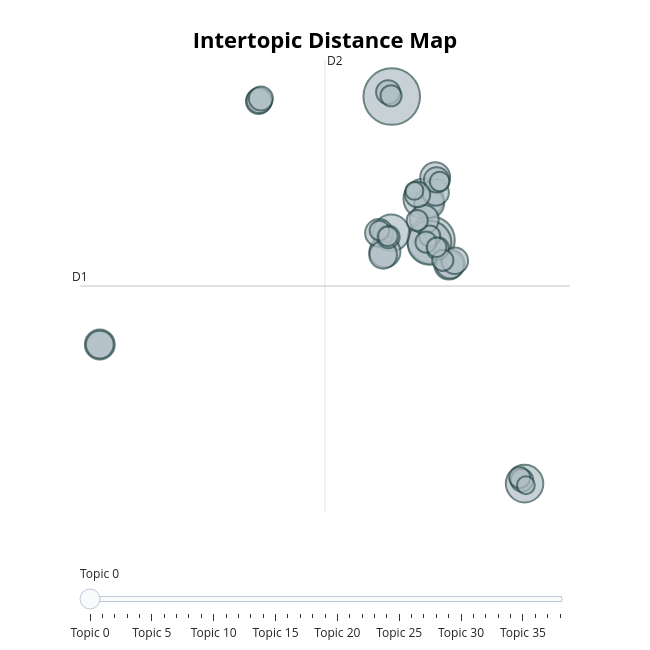

Source (notebook cell):
### Code cell
q1_topic_model.visualize_topics()

### Figure 1 — Plotly figure (JSON) as saved in the notebook; plotly's stock layout.template omitted (floating-point values rounded to 4 significant figures)
{"data": [{"customdata": [[0, "Topic: Scientific investigation process", 50], [1, "Understanding scientific investigation", 35], [2, "Perspective on Scientific Process", 30], [3, "Process of Scientific Investigation", 25], [4, "Research and consumer perspectives", 22], [5, "Perspective on Scientific Investigation", 21], [6, "Research vs Public Perspective on Data Analysis", 15], [7, "Psychology research process", 14], [8, "Processes of Scientific Investigation", 14], [9, "Topic: Process of Scientific Investigation", 14], [10, "Statistical Hypothesis Testing Process", 13], [11, "Understanding scientific investigation", 13], [12, "Research process insights", 13], [13, "Researcher vs. Public Data Perception", 12], [14, "Scientific process definition", 12], [15, "Topic: Perspective of Research vs. General Public", 12], [16, "Conducting Scientific Research", 11], [17, "Scientific Investigation Procedure", 11], [18, "Topic: Understanding scientific investigation", 10], [19, "Process of Scientific Investigation", 10], [20, "Understanding Scientific Process", 10], [21, "Perception of Science Process", 10], [22, "Science process perception gap", 9], [23, "Scientific research process", 9], [24, "Consumer perception vs. researcher process", 8], [25, "Scientific research methods", 8], [26, "Researcher's insight into experiment design", 8], [27, "Process of Scientific Investigation", 7], [28, "Public vs Researcher's View of Scientific Process", 7], [29, "Processes of Scientific Investigation - Public vs Researcher Perspective", 7], [30, "Topic: Understanding science's iterative process", 7], [31, "Scientific results consumption vs. production", 7], [32, "Public's view vs scientist's method in investigation", 7], [33, "Perception of scientific results", 6], [34, "Researcher's Perspective on Scientific Process", 6], [35, "Scientific investigation process", 6], [36, "Public perception of scientific investigation", 6], [37, "Scientific Investigation Process", 5], [38, "Scientific Research Process", 5]], "hovertemplate": "<b>Topic %{customdata[0]}</b><br>%{customdata[1]}<br>Size: %{customdata[2]}", "legendgroup": "", "marker": {"color": "#B0BEC5", "line": {"color": "DarkSlateGrey", "width": 2}, "size": [50, 35, 30, 25, 22, 21, 15, 14, 14, 14, 13, 13, 13, 12, 12, 12, 11, 11, 10, 10, 10, 10, 9, 9, 8, 8, 8, 7, 7, 7, 7, 7, 7, 6, 6, 6, 6, 5, 5], "sizemode": "area", "sizeref": 0.03125, "symbol": "circle"}, "mode": "markers", "name": "", "orientation": "v", "showlegend": false, "type": "scatter", "x": [9.921, 12.36, 12.26, 11.89, 18.16, 9.89, 9.498, 12.62, -8.184, 12.25, 13.46, 11.94, 13.55, 9.131, -8.184, 9.388, 13.83, 12.64, 12.7, 11.52, 1.664, 1.71, 1.807, 9.697, 17.99, 12.77, 9.711, 13.09, 12.28, 12.05, 9.878, 17.86, 11.5, 9.159, 12.89, 12.71, 9.684, 11.33, 18.24], "xaxis": "x", "y": [10.59, 3.357, 3.221, 5.439, -8.922, 3.719, 2.763, 6.522, -1.913, 5.214, 2.096, 4.394, 2.15, 3.716, -1.913, 2.612, 2.313, 5.759, 6.391, 5.654, 10.35, 10.4, 10.49, 10.81, -8.756, 2.939, 3.516, 2.335, 3.561, 3.255, 10.63, -8.617, 4.341, 3.834, 6.306, 2.995, 3.546, 5.836, -9.003], "yaxis": "y"}], "layout": {"annotations": [{"showarrow": false, "text": "D1", "x": -9.411, "y": 1.04, "yshift": 10}, {"showarrow": false, "text": "D2", "x": 5.783, "xshift": 10, "y": 12.43}], "height": 650, "hoverlabel": {"bgcolor": "white", "font": {"family": "Rockwell", "size": 16}}, "legend": {"itemsizing": "constant", "tracegroupgap": 0}, "margin": {"t": 60}, "shapes": [{"line": {"color": "#CFD8DC", "width": 2}, "type": "line", "x0": 5.783, "x1": 5.783, "y0": -10.35, "y1": 12.43}, {"line": {"color": "#9E9E9E", "width": 2}, "type": "line", "x0": -9.411, "x1": 20.98, "y0": 1.04, "y1": 1.04}], "sliders": [{"active": 0, "pad": {"t": 50}, "steps": [{"args": [{"marker.color": [["red", "#B0BEC5", "#B0BEC5", "#B0BEC5", "#B0BEC5", "#B0BEC5", "#B0BEC5", "#B0BEC5", "#B0BEC5", "#B0BEC5", "#B0BEC5", "#B0BEC5", "#B0BEC5", "#B0BEC5", "#B0BEC5", "#B0BEC5", "#B0BEC5", "#B0BEC5", "#B0BEC5", "#B0BEC5", "#B0BEC5", "#B0BEC5", "#B0BEC5", "#B0BEC5", "#B0BEC5", "#B0BEC5", "#B0BEC5", "#B0BEC5", "#B0BEC5", "#B0BEC5", "#B0BEC5", "#B0BEC5", "#B0BEC5", "#B0BEC5", "#B0BEC5", "#B0BEC5", "#B0BEC5", "#B0BEC5", "#B0BEC5"]]}], "label": "Topic 0", "method": "update"}, {"args": [{"marker.color": [["#B0BEC5", "red", "#B0BEC5", "#B0BEC5", "#B0BEC5", "#B0BEC5", "#B0BEC5", "#B0BEC5", "#B0BEC5", "#B0BEC5", "#B0BEC5", "#B0BEC5", "#B0BEC5", "#B0BEC5", "#B0BEC5", "#B0BEC5", "#B0BEC5", "#B0BEC5", "#B0BEC5", "#B0BEC5", "#B0BEC5", "#B0BEC5", "#B0BEC5", "#B0BEC5", "#B0BEC5", "#B0BEC5", "#B0BEC5", "#B0BEC5", "#B0BEC5", "#B0BEC5", "#B0BEC5", "#B0BEC5", "#B0BEC5", "#B0BEC5", "#B0BEC5", "#B0BEC5", "#B0BEC5", "#B0BEC5", "#B0BEC5"]]}], "label": "Topic 1", "method": "update"}, {"args": [{"marker.color": [["#B0BEC5", "#B0BEC5", "red", "#B0BEC5", "#B0BEC5", "#B0BEC5", "#B0BEC5", "#B0BEC5", "#B0BEC5", "#B0BEC5", "#B0BEC5", "#B0BEC5", "#B0BEC5", "#B0BEC5", "#B0BEC5", "#B0BEC5", "#B0BEC5", "#B0BEC5", "#B0BEC5", "#B0BEC5", "#B0BEC5", "#B0BEC5", "#B0BEC5", "#B0BEC5", "#B0BEC5", "#B0BEC5", "#B0BEC5", "#B0BEC5", "#B0BEC5", "#B0BEC5", "#B0BEC5", "#B0BEC5", "#B0BEC5", "#B0BEC5", "#B0BEC5", "#B0BEC5", "#B0BEC5", "#B0BEC5", "#B0BEC5"]]}], "label": "Topic 2", "method": "update"}, {"args": [{"marker.color": [["#B0BEC5", "#B0BEC5", "#B0BEC5", "red", "#B0BEC5", "#B0BEC5", "#B0BEC5", "#B0BEC5", "#B0BEC5", "#B0BEC5", "#B0BEC5", "#B0BEC5", "#B0BEC5", "#B0BEC5", "#B0BEC5", "#B0BEC5", "#B0BEC5", "#B0BEC5", "#B0BEC5", "#B0BEC5", "#B0BEC5", "#B0BEC5", "#B0BEC5", "#B0BEC5", "#B0BEC5", "#B0BEC5", "#B0BEC5", "#B0BEC5", "#B0BEC5", "#B0BEC5", "#B0BEC5", "#B0BEC5", "#B0BEC5", "#B0BEC5", "#B0BEC5", "#B0BEC5", "#B0BEC5", "#B0BEC5", "#B0BEC5"]]}], "label": "Topic 3", "method": "update"}, {"args": [{"marker.color": [["#B0BEC5", "#B0BEC5", "#B0BEC5", "#B0BEC5", "red", "#B0BEC5", "#B0BEC5", "#B0BEC5", "#B0BEC5", "#B0BEC5", "#B0BEC5", "#B0BEC5", "#B0BEC5", "#B0BEC5", "#B0BEC5", "#B0BEC5", "#B0BEC5", "#B0BEC5", "#B0BEC5", "#B0BEC5", "#B0BEC5", "#B0BEC5", "#B0BEC5", "#B0BEC5", "#B0BEC5", "#B0BEC5", "#B0BEC5", "#B0BEC5", "#B0BEC5", "#B0BEC5", "#B0BEC5", "#B0BEC5", "#B0BEC5", "#B0BEC5", "#B0BEC5", "#B0BEC5", "#B0BEC5", "#B0BEC5", "#B0BEC5"]]}], "label": "Topic 4", "method": "update"}, {"args": [{"marker.color": [["#B0BEC5", "#B0BEC5", "#B0BEC5", "#B0BEC5", "#B0BEC5", "red", "#B0BEC5", "#B0BEC5", "#B0BEC5", "#B0BEC5", "#B0BEC5", "#B0BEC5", "#B0BEC5", "#B0BEC5", "#B0BEC5", "#B0BEC5", "#B0BEC5", "#B0BEC5", "#B0BEC5", "#B0BEC5", "#B0BEC5", "#B0BEC5", "#B0BEC5", "#B0BEC5", "#B0BEC5", "#B0BEC5", "#B0BEC5", "#B0BEC5", "#B0BEC5", "#B0BEC5", "#B0BEC5", "#B0BEC5", "#B0BEC5", "#B0BEC5", "#B0BEC5", "#B0BEC5", "#B0BEC5", "#B0BEC5", "#B0BEC5"]]}], "label": "Topic 5", "method": "update"}, {"args": [{"marker.color": [["#B0BEC5", "#B0BEC5", "#B0BEC5", "#B0BEC5", "#B0BEC5", "#B0BEC5", "red", "#B0BEC5", "#B0BEC5", "#B0BEC5", "#B0BEC5", "#B0BEC5", "#B0BEC5", "#B0BEC5", "#B0BEC5", "#B0BEC5", "#B0BEC5", "#B0BEC5", "#B0BEC5", "#B0BEC5", "#B0BEC5", "#B0BEC5", "#B0BEC5", "#B0BEC5", "#B0BEC5", "#B0BEC5", "#B0BEC5", "#B0BEC5", "#B0BEC5", "#B0BEC5", "#B0BEC5", "#B0BEC5", "#B0BEC5", "#B0BEC5", "#B0BEC5", "#B0BEC5", "#B0BEC5", "#B0BEC5", "#B0BEC5"]]}], "label": "Topic 6", "method": "update"}, {"args": [{"marker.color": [["#B0BEC5", "#B0BEC5", "#B0BEC5", "#B0BEC5", "#B0BEC5", "#B0BEC5", "#B0BEC5", "red", "#B0BEC5", "#B0BEC5", "#B0BEC5", "#B0BEC5", "#B0BEC5", "#B0BEC5", "#B0BEC5", "#B0BEC5", "#B0BEC5", "#B0BEC5", "#B0BEC5", "#B0BEC5", "#B0BEC5", "#B0BEC5", "#B0BEC5", "#B0BEC5", "#B0BEC5", "#B0BEC5", "#B0BEC5", "#B0BEC5", "#B0BEC5", "#B0BEC5", "#B0BEC5", "#B0BEC5", "#B0BEC5", "#B0BEC5", "#B0BEC5", "#B0BEC5", "#B0BEC5", "#B0BEC5", "#B0BEC5"]]}], "label": "Topic 7", "method": "update"}, {"args": [{"marker.color": [["#B0BEC5", "#B0BEC5", "#B0BEC5", "#B0BEC5", "#B0BEC5", "#B0BEC5", "#B0BEC5", "#B0BEC5", "red", "#B0BEC5", "#B0BEC5", "#B0BEC5", "#B0BEC5", "#B0BEC5", "#B0BEC5", "#B0BEC5", "#B0BEC5", "#B0BEC5", "#B0BEC5", "#B0BEC5", "#B0BEC5", "#B0BEC5", "#B0BEC5", "#B0BEC5", "#B0BEC5", "#B0BEC5", "#B0BEC5", "#B0BEC5", "#B0BEC5", "#B0BEC5", "#B0BEC5", "#B0BEC5", "#B0BEC5", "#B0BEC5", "#B0BEC5", "#B0BEC5", "#B0BEC5", "#B0BEC5", "#B0BEC5"]]}], "label": "Topic 8", "method": "update"}, {"args": [{"marker.color": [["#B0BEC5", "#B0BEC5", "#B0BEC5", "#B0BEC5", "#B0BEC5", "#B0BEC5", "#B0BEC5", "#B0BEC5", "#B0BEC5", "red", "#B0BEC5", "#B0BEC5", "#B0BEC5", "#B0BEC5", "#B0BEC5", "#B0BEC5", "#B0BEC5", "#B0BEC5", "#B0BEC5", "#B0BEC5", "#B0BEC5", "#B0BEC5", "#B0BEC5", "#B0BEC5", "#B0BEC5", "#B0BEC5", "#B0BEC5", "#B0BEC5", "#B0BEC5", "#B0BEC5", "#B0BEC5", "#B0BEC5", "#B0BEC5", "#B0BEC5", "#B0BEC5", "#B0BEC5", "#B0BEC5", "#B0BEC5", "#B0BEC5"]]}], "label": "Topic 9", "method": "update"}, {"args": [{"marker.color": [["#B0BEC5", "#B0BEC5", "#B0BEC5", "#B0BEC5", "#B0BEC5", "#B0BEC5", "#B0BEC5", "#B0BEC5", "#B0BEC5", "#B0BEC5", "red", "#B0BEC5", "#B0BEC5", "#B0BEC5", "#B0BEC5", "#B0BEC5", "#B0BEC5", "#B0BEC5", "#B0BEC5", "#B0BEC5", "#B0BEC5", "#B0BEC5", "#B0BEC5", "#B0BEC5", "#B0BEC5", "#B0BEC5", "#B0BEC5", "#B0BEC5", "#B0BEC5", "#B0BEC5", "#B0BEC5", "#B0BEC5", "#B0BEC5", "#B0BEC5", "#B0BEC5", "#B0BEC5", "#B0BEC5", "#B0BEC5", "#B0BEC5"]]}], "label": "Topic 10", "method": "update"}, {"args": [{"marker.color": [["#B0BEC5", "#B0BEC5", "#B0BEC5", "#B0BEC5", "#B0BEC5", "#B0BEC5", "#B0BEC5", "#B0BEC5", "#B0BEC5", "#B0BEC5", "#B0BEC5", "red", "#B0BEC5", "#B0BEC5", "#B0BEC5", "#B0BEC5", "#B0BEC5", "#B0BEC5", "#B0BEC5", "#B0BEC5", "#B0BEC5", "#B0BEC5", "#B0BEC5", "#B0BEC5", "#B0BEC5", "#B0BEC5", "#B0BEC5", "#B0BEC5", "#B0BEC5", "#B0BEC5", "#B0BEC5", "#B0BEC5", "#B0BEC5", "#B0BEC5", "#B0BEC5", "#B0BEC5", "#B0BEC5", "#B0BEC5", "#B0BEC5"]]}], "label": "Topic 11", "method": "update"}, {"args": [{"marker.color": [["#B0BEC5", "#B0BEC5", "#B0BEC5", "#B0BEC5", "#B0BEC5", "#B0BEC5", "#B0BEC5", "#B0BEC5", "#B0BEC5", "#B0BEC5", "#B0BEC5", "#B0BEC5", "red", "#B0BEC5", "#B0BEC5", "#B0BEC5", "#B0BEC5", "#B0BEC5", "#B0BEC5", "#B0BEC5", "#B0BEC5", "#B0BEC5", "#B0BEC5", "#B0BEC5", "#B0BEC5", "#B0BEC5", "#B0BEC5", "#B0BEC5", "#B0BEC5", "#B0BEC5", "#B0BEC5", "#B0BEC5", "#B0BEC5", "#B0BEC5", "#B0BEC5", "#B0BEC5", "#B0BEC5", "#B0BEC5", "#B0BEC5"]]}], "label": "Topic 12", "method": "update"}, {"args": [{"marker.color": [["#B0BEC5", "#B0BEC5", "#B0BEC5", "#B0BEC5", "#B0BEC5", "#B0BEC5", "#B0BEC5", "#B0BEC5", "#B0BEC5", "#B0BEC5", "#B0BEC5", "#B0BEC5", "#B0BEC5", "red", "#B0BEC5", "#B0BEC5", "#B0BEC5", "#B0BEC5", "#B0BEC5", "#B0BEC5", "#B0BEC5", "#B0BEC5", "#B0BEC5", "#B0BEC5", "#B0BEC5", "#B0BEC5", "#B0BEC5", "#B0BEC5", "#B0BEC5", "#B0BEC5", "#B0BEC5", "#B0BEC5", "#B0BEC5", "#B0BEC5", "#B0BEC5", "#B0BEC5", "#B0BEC5", "#B0BEC5", "#B0BEC5"]]}], "label": "Topic 13", "method": "update"}, {"args": [{"marker.color": [["#B0BEC5", "#B0BEC5", "#B0BEC5", "#B0BEC5", "#B0BEC5", "#B0BEC5", "#B0BEC5", "#B0BEC5", "#B0BEC5", "#B0BEC5", "#B0BEC5", "#B0BEC5", "#B0BEC5", "#B0BEC5", "red", "#B0BEC5", "#B0BEC5", "#B0BEC5", "#B0BEC5", "#B0BEC5", "#B0BEC5", "#B0BEC5", "#B0BEC5", "#B0BEC5", "#B0BEC5", "#B0BEC5", "#B0BEC5", "#B0BEC5", "#B0BEC5", "#B0BEC5", "#B0BEC5", "#B0BEC5", "#B0BEC5", "#B0BEC5", "#B0BEC5", "#B0BEC5", "#B0BEC5", "#B0BEC5", "#B0BEC5"]]}], "label": "Topic 14", "method": "update"}, {"args": [{"marker.color": [["#B0BEC5", "#B0BEC5", "#B0BEC5", "#B0BEC5", "#B0BEC5", "#B0BEC5", "#B0BEC5", "#B0BEC5", "#B0BEC5", "#B0BEC5", "#B0BEC5", "#B0BEC5", "#B0BEC5", "#B0BEC5", "#B0BEC5", "red", "#B0BEC5", "#B0BEC5", "#B0BEC5", "#B0BEC5", "#B0BEC5", "#B0BEC5", "#B0BEC5", "#B0BEC5", "#B0BEC5", "#B0BEC5", "#B0BEC5", "#B0BEC5", "#B0BEC5", "#B0BEC5", "#B0BEC5", "#B0BEC5", "#B0BEC5", "#B0BEC5", "#B0BEC5", "#B0BEC5", "#B0BEC5", "#B0BEC5", "#B0BEC5"]]}], "label": "Topic 15", "method": "update"}, {"args": [{"marker.color": [["#B0BEC5", "#B0BEC5", "#B0BEC5", "#B0BEC5", "#B0BEC5", "#B0BEC5", "#B0BEC5", "#B0BEC5", "#B0BEC5", "#B0BEC5", "#B0BEC5", "#B0BEC5", "#B0BEC5", "#B0BEC5", "#B0BEC5", "#B0BEC5", "red", "#B0BEC5", "#B0BEC5", "#B0BEC5", "#B0BEC5", "#B0BEC5", "#B0BEC5", "#B0BEC5", "#B0BEC5", "#B0BEC5", "#B0BEC5", "#B0BEC5", "#B0BEC5", "#B0BEC5", "#B0BEC5", "#B0BEC5", "#B0BEC5", "#B0BEC5", "#B0BEC5", "#B0BEC5", "#B0BEC5", "#B0BEC5", "#B0BEC5"]]}], "label": "Topic 16", "method": "update"}, {"args": [{"marker.color": [["#B0BEC5", "#B0BEC5", "#B0BEC5", "#B0BEC5", "#B0BEC5", "#B0BEC5", "#B0BEC5", "#B0BEC5", "#B0BEC5", "#B0BEC5", "#B0BEC5", "#B0BEC5", "#B0BEC5", "#B0BEC5", "#B0BEC5", "#B0BEC5", "#B0BEC5", "red", "#B0BEC5", "#B0BEC5", "#B0BEC5", "#B0BEC5", "#B0BEC5", "#B0BEC5", "#B0BEC5", "#B0BEC5", "#B0BEC5", "#B0BEC5", "#B0BEC5", "#B0BEC5", "#B0BEC5", "#B0BEC5", "#B0BEC5", "#B0BEC5", "#B0BEC5", "#B0BEC5", "#B0BEC5", "#B0BEC5", "#B0BEC5"]]}], "label": "Topic 17", "method": "update"}, {"args": [{"marker.color": [["#B0BEC5", "#B0BEC5", "#B0BEC5", "#B0BEC5", "#B0BEC5", "#B0BEC5", "#B0BEC5", "#B0BEC5", "#B0BEC5", "#B0BEC5", "#B0BEC5", "#B0BEC5", "#B0BEC5", "#B0BEC5", "#B0BEC5", "#B0BEC5", "#B0BEC5", "#B0BEC5", "red", "#B0BEC5", "#B0BEC5", "#B0BEC5", "#B0BEC5", "#B0BEC5", "#B0BEC5", "#B0BEC5", "#B0BEC5", "#B0BEC5", "#B0BEC5", "#B0BEC5", "#B0BEC5", "#B0BEC5", "#B0BEC5", "#B0BEC5", "#B0BEC5", "#B0BEC5", "#B0BEC5", "#B0BEC5", "#B0BEC5"]]}], "label": "Topic 18", "method": "update"}, {"args": [{"marker.color": [["#B0BEC5", "#B0BEC5", "#B0BEC5", "#B0BEC5", "#B0BEC5", "#B0BEC5", "#B0BEC5", "#B0BEC5", "#B0BEC5", "#B0BEC5", "#B0BEC5", "#B0BEC5", "#B0BEC5", "#B0BEC5", "#B0BEC5", "#B0BEC5", "#B0BEC5", "#B0BEC5", "#B0BEC5", "red", "#B0BEC5", "#B0BEC5", "#B0BEC5", "#B0BEC5", "#B0BEC5", "#B0BEC5", "#B0BEC5", "#B0BEC5", "#B0BEC5", "#B0BEC5", "#B0BEC5", "#B0BEC5", "#B0BEC5", "#B0BEC5", "#B0BEC5", "#B0BEC5", "#B0BEC5", "#B0BEC5", "#B0BEC5"]]}], "label": "Topic 19", "method": "update"}, {"args": [{"marker.color": [["#B0BEC5", "#B0BEC5", "#B0BEC5", "#B0BEC5", "#B0BEC5", "#B0BEC5", "#B0BEC5", "#B0BEC5", "#B0BEC5", "#B0BEC5", "#B0BEC5", "#B0BEC5", "#B0BEC5", "#B0BEC5", "#B0BEC5", "#B0BEC5", "#B0BEC5", "#B0BEC5", "#B0BEC5", "#B0BEC5", "red", "#B0BEC5", "#B0BEC5", "#B0BEC5", "#B0BEC5", "#B0BEC5", "#B0BEC5", "#B0BEC5", "#B0BEC5", "#B0BEC5", "#B0BEC5", "#B0BEC5", "#B0BEC5", "#B0BEC5", "#B0BEC5", "#B0BEC5", "#B0BEC5", "#B0BEC5", "#B0BEC5"]]}], "label": "Topic 20", "method": "update"}, {"args": [{"marker.color": [["#B0BEC5", "#B0BEC5", "#B0BEC5", "#B0BEC5", "#B0BEC5", "#B0BEC5", "#B0BEC5", "#B0BEC5", "#B0BEC5", "#B0BEC5", "#B0BEC5", "#B0BEC5", "#B0BEC5", "#B0BEC5", "#B0BEC5", "#B0BEC5", "#B0BEC5", "#B0BEC5", "#B0BEC5", "#B0BEC5", "#B0BEC5", "red", "#B0BEC5", "#B0BEC5", "#B0BEC5", "#B0BEC5", "#B0BEC5", "#B0BEC5", "#B0BEC5", "#B0BEC5", "#B0BEC5", "#B0BEC5", "#B0BEC5", "#B0BEC5", "#B0BEC5", "#B0BEC5", "#B0BEC5", "#B0BEC5", "#B0BEC5"]]}], "label": "Topic 21", "method": "update"}, {"args": [{"marker.color": [["#B0BEC5", "#B0BEC5", "#B0BEC5", "#B0BEC5", "#B0BEC5", "#B0BEC5", "#B0BEC5", "#B0BEC5", "#B0BEC5", "#B0BEC5", "#B0BEC5", "#B0BEC5", "#B0BEC5", "#B0BEC5", "#B0BEC5", "#B0BEC5", "#B0BEC5", "#B0BEC5", "#B0BEC5", "#B0BEC5", "#B0BEC5", "#B0BEC5", "red", "#B0BEC5", "#B0BEC5", "#B0BEC5", "#B0BEC5", "#B0BEC5", "#B0BEC5", "#B0BEC5", "#B0BEC5", "#B0BEC5", "#B0BEC5", "#B0BEC5", "#B0BEC5", "#B0BEC5", "#B0BEC5", "#B0BEC5", "#B0BEC5"]]}], "label": "Topic 22", "method": "update"}, {"args": [{"marker.color": [["#B0BEC5", "#B0BEC5", "#B0BEC5", "#B0BEC5", "#B0BEC5", "#B0BEC5", "#B0BEC5", "#B0BEC5", "#B0BEC5", "#B0BEC5", "#B0BEC5", "#B0BEC5", "#B0BEC5", "#B0BEC5", "#B0BEC5", "#B0BEC5", "#B0BEC5", "#B0BEC5", "#B0BEC5", "#B0BEC5", "#B0BEC5", "#B0BEC5", "#B0BEC5", "red", "#B0BEC5", "#B0BEC5", "#B0BEC5", "#B0BEC5", "#B0BEC5", "#B0BEC5", "#B0BEC5", "#B0BEC5", "#B0BEC5", "#B0BEC5", "#B0BEC5", "#B0BEC5", "#B0BEC5", "#B0BEC5", "#B0BEC5"]]}], "label": "Topic 23", "method": "update"}, {"args": [{"marker.color": [["#B0BEC5", "#B0BEC5", "#B0BEC5", "#B0BEC5", "#B0BEC5", "#B0BEC5", "#B0BEC5", "#B0BEC5", "#B0BEC5", "#B0BEC5", "#B0BEC5", "#B0BEC5", "#B0BEC5", "#B0BEC5", "#B0BEC5", "#B0BEC5", "#B0BEC5", "#B0BEC5", "#B0BEC5", "#B0BEC5", "#B0BEC5", "#B0BEC5", "#B0BEC5", "#B0BEC5", "red", "#B0BEC5", "#B0BEC5", "#B0BEC5", "#B0BEC5", "#B0BEC5", "#B0BEC5", "#B0BEC5", "#B0BEC5", "#B0BEC5", "#B0BEC5", "#B0BEC5", "#B0BEC5", "#B0BEC5", "#B0BEC5"]]}], "label": "Topic 24", "method": "update"}, {"args": [{"marker.color": [["#B0BEC5", "#B0BEC5", "#B0BEC5", "#B0BEC5", "#B0BEC5", "#B0BEC5", "#B0BEC5", "#B0BEC5", "#B0BEC5", "#B0BEC5", "#B0BEC5", "#B0BEC5", "#B0BEC5", "#B0BEC5", "#B0BEC5", "#B0BEC5", "#B0BEC5", "#B0BEC5", "#B0BEC5", "#B0BEC5", "#B0BEC5", "#B0BEC5", "#B0BEC5", "#B0BEC5", "#B0BEC5", "red", "#B0BEC5", "#B0BEC5", "#B0BEC5", "#B0BEC5", "#B0BEC5", "#B0BEC5", "#B0BEC5", "#B0BEC5", "#B0BEC5", "#B0BEC5", "#B0BEC5", "#B0BEC5", "#B0BEC5"]]}], "label": "Topic 25", "method": "update"}, {"args": [{"marker.color": [["#B0BEC5", "#B0BEC5", "#B0BEC5", "#B0BEC5", "#B0BEC5", "#B0BEC5", "#B0BEC5", "#B0BEC5", "#B0BEC5", "#B0BEC5", "#B0BEC5", "#B0BEC5", "#B0BEC5", "#B0BEC5", "#B0BEC5", "#B0BEC5", "#B0BEC5", "#B0BEC5", "#B0BEC5", "#B0BEC5", "#B0BEC5", "#B0BEC5", "#B0BEC5", "#B0BEC5", "#B0BEC5", "#B0BEC5", "red", "#B0BEC5", "#B0BEC5", "#B0BEC5", "#B0BEC5", "#B0BEC5", "#B0BEC5", "#B0BEC5", "#B0BEC5", "#B0BEC5", "#B0BEC5", "#B0BEC5", "#B0BEC5"]]}], "label": "Topic 26", "method": "update"}, {"args": [{"marker.color": [["#B0BEC5", "#B0BEC5", "#B0BEC5", "#B0BEC5", "#B0BEC5", "#B0BEC5", "#B0BEC5", "#B0BEC5", "#B0BEC5", "#B0BEC5", "#B0BEC5", "#B0BEC5", "#B0BEC5", "#B0BEC5", "#B0BEC5", "#B0BEC5", "#B0BEC5", "#B0BEC5", "#B0BEC5", "#B0BEC5", "#B0BEC5", "#B0BEC5", "#B0BEC5", "#B0BEC5", "#B0BEC5", "#B0BEC5", "#B0BEC5", "red", "#B0BEC5", "#B0BEC5", "#B0BEC5", "#B0BEC5", "#B0BEC5", "#B0BEC5", "#B0BEC5", "#B0BEC5", "#B0BEC5", "#B0BEC5", "#B0BEC5"]]}], "label": "Topic 27", "method": "update"}, {"args": [{"marker.color": [["#B0BEC5", "#B0BEC5", "#B0BEC5", "#B0BEC5", "#B0BEC5", "#B0BEC5", "#B0BEC5", "#B0BEC5", "#B0BEC5", "#B0BEC5", "#B0BEC5", "#B0BEC5", "#B0BEC5", "#B0BEC5", "#B0BEC5", "#B0BEC5", "#B0BEC5", "#B0BEC5", "#B0BEC5", "#B0BEC5", "#B0BEC5", "#B0BEC5", "#B0BEC5", "#B0BEC5", "#B0BEC5", "#B0BEC5", "#B0BEC5", "#B0BEC5", "red", "#B0BEC5", "#B0BEC5", "#B0BEC5", "#B0BEC5", "#B0BEC5", "#B0BEC5", "#B0BEC5", "#B0BEC5", "#B0BEC5", "#B0BEC5"]]}], "label": "Topic 28", "method": "update"}, {"args": [{"marker.color": [["#B0BEC5", "#B0BEC5", "#B0BEC5", "#B0BEC5", "#B0BEC5", "#B0BEC5", "#B0BEC5", "#B0BEC5", "#B0BEC5", "#B0BEC5", "#B0BEC5", "#B0BEC5", "#B0BEC5", "#B0BEC5", "#B0BEC5", "#B0BEC5", "#B0BEC5", "#B0BEC5", "#B0BEC5", "#B0BEC5", "#B0BEC5", "#B0BEC5", "#B0BEC5", "#B0BEC5", "#B0BEC5", "#B0BEC5", "#B0BEC5", "#B0BEC5", "#B0BEC5", "red", "#B0BEC5", "#B0BEC5", "#B0BEC5", "#B0BEC5", "#B0BEC5", "#B0BEC5", "#B0BEC5", "#B0BEC5", "#B0BEC5"]]}], "label": "Topic 29", "method": "update"}, {"args": [{"marker.color": [["#B0BEC5", "#B0BEC5", "#B0BEC5", "#B0BEC5", "#B0BEC5", "#B0BEC5", "#B0BEC5", "#B0BEC5", "#B0BEC5", "#B0BEC5", "#B0BEC5", "#B0BEC5", "#B0BEC5", "#B0BEC5", "#B0BEC5", "#B0BEC5", "#B0BEC5", "#B0BEC5", "#B0BEC5", "#B0BEC5", "#B0BEC5", "#B0BEC5", "#B0BEC5", "#B0BEC5", "#B0BEC5", "#B0BEC5", "#B0BEC5", "#B0BEC5", "#B0BEC5", "#B0BEC5", "red", "#B0BEC5", "#B0BEC5", "#B0BEC5", "#B0BEC5", "#B0BEC5", "#B0BEC5", "#B0BEC5", "#B0BEC5"]]}], "label": "Topic 30", "method": "update"}, {"args": [{"marker.color": [["#B0BEC5", "#B0BEC5", "#B0BEC5", "#B0BEC5", "#B0BEC5", "#B0BEC5", "#B0BEC5", "#B0BEC5", "#B0BEC5", "#B0BEC5", "#B0BEC5", "#B0BEC5", "#B0BEC5", "#B0BEC5", "#B0BEC5", "#B0BEC5", "#B0BEC5", "#B0BEC5", "#B0BEC5", "#B0BEC5", "#B0BEC5", "#B0BEC5", "#B0BEC5", "#B0BEC5", "#B0BEC5", "#B0BEC5", "#B0BEC5", "#B0BEC5", "#B0BEC5", "#B0BEC5", "#B0BEC5", "red", "#B0BEC5", "#B0BEC5", "#B0BEC5", "#B0BEC5", "#B0BEC5", "#B0BEC5", "#B0BEC5"]]}], "label": "Topic 31", "method": "update"}, {"args": [{"marker.color": [["#B0BEC5", "#B0BEC5", "#B0BEC5", "#B0BEC5", "#B0BEC5", "#B0BEC5", "#B0BEC5", "#B0BEC5", "#B0BEC5", "#B0BEC5", "#B0BEC5", "#B0BEC5", "#B0BEC5", "#B0BEC5", "#B0BEC5", "#B0BEC5", "#B0BEC5", "#B0BEC5", "#B0BEC5", "#B0BEC5", "#B0BEC5", "#B0BEC5", "#B0BEC5", "#B0BEC5", "#B0BEC5", "#B0BEC5", "#B0BEC5", "#B0BEC5", "#B0BEC5", "#B0BEC5", "#B0BEC5", "#B0BEC5", "red", "#B0BEC5", "#B0BEC5", "#B0BEC5", "#B0BEC5", "#B0BEC5", "#B0BEC5"]]}], "label": "Topic 32", "method": "update"}, {"args": [{"marker.color": [["#B0BEC5", "#B0BEC5", "#B0BEC5", "#B0BEC5", "#B0BEC5", "#B0BEC5", "#B0BEC5", "#B0BEC5", "#B0BEC5", "#B0BEC5", "#B0BEC5", "#B0BEC5", "#B0BEC5", "#B0BEC5", "#B0BEC5", "#B0BEC5", "#B0BEC5", "#B0BEC5", "#B0BEC5", "#B0BEC5", "#B0BEC5", "#B0BEC5", "#B0BEC5", "#B0BEC5", "#B0BEC5", "#B0BEC5", "#B0BEC5", "#B0BEC5", "#B0BEC5", "#B0BEC5", "#B0BEC5", "#B0BEC5", "#B0BEC5", "red", "#B0BEC5", "#B0BEC5", "#B0BEC5", "#B0BEC5", "#B0BEC5"]]}], "label": "Topic 33", "method": "update"}, {"args": [{"marker.color": [["#B0BEC5", "#B0BEC5", "#B0BEC5", "#B0BEC5", "#B0BEC5", "#B0BEC5", "#B0BEC5", "#B0BEC5", "#B0BEC5", "#B0BEC5", "#B0BEC5", "#B0BEC5", "#B0BEC5", "#B0BEC5", "#B0BEC5", "#B0BEC5", "#B0BEC5", "#B0BEC5", "#B0BEC5", "#B0BEC5", "#B0BEC5", "#B0BEC5", "#B0BEC5", "#B0BEC5", "#B0BEC5", "#B0BEC5", "#B0BEC5", "#B0BEC5", "#B0BEC5", "#B0BEC5", "#B0BEC5", "#B0BEC5", "#B0BEC5", "#B0BEC5", "red", "#B0BEC5", "#B0BEC5", "#B0BEC5", "#B0BEC5"]]}], "label": "Topic 34", "method": "update"}, {"args": [{"marker.color": [["#B0BEC5", "#B0BEC5", "#B0BEC5", "#B0BEC5", "#B0BEC5", "#B0BEC5", "#B0BEC5", "#B0BEC5", "#B0BEC5", "#B0BEC5", "#B0BEC5", "#B0BEC5", "#B0BEC5", "#B0BEC5", "#B0BEC5", "#B0BEC5", "#B0BEC5", "#B0BEC5", "#B0BEC5", "#B0BEC5", "#B0BEC5", "#B0BEC5", "#B0BEC5", "#B0BEC5", "#B0BEC5", "#B0BEC5", "#B0BEC5", "#B0BEC5", "#B0BEC5", "#B0BEC5", "#B0BEC5", "#B0BEC5", "#B0BEC5", "#B0BEC5", "#B0BEC5", "red", "#B0BEC5", "#B0BEC5", "#B0BEC5"]]}], "label": "Topic 35", "method": "update"}, {"args": [{"marker.color": [["#B0BEC5", "#B0BEC5", "#B0BEC5", "#B0BEC5", "#B0BEC5", "#B0BEC5", "#B0BEC5", "#B0BEC5", "#B0BEC5", "#B0BEC5", "#B0BEC5", "#B0BEC5", "#B0BEC5", "#B0BEC5", "#B0BEC5", "#B0BEC5", "#B0BEC5", "#B0BEC5", "#B0BEC5", "#B0BEC5", "#B0BEC5", "#B0BEC5", "#B0BEC5", "#B0BEC5", "#B0BEC5", "#B0BEC5", "#B0BEC5", "#B0BEC5", "#B0BEC5", "#B0BEC5", "#B0BEC5", "#B0BEC5", "#B0BEC5", "#B0BEC5", "#B0BEC5", "#B0BEC5", "red", "#B0BEC5", "#B0BEC5"]]}], "label": "Topic 36", "method": "update"}, {"args": [{"marker.color": [["#B0BEC5", "#B0BEC5", "#B0BEC5", "#B0BEC5", "#B0BEC5", "#B0BEC5", "#B0BEC5", "#B0BEC5", "#B0BEC5", "#B0BEC5", "#B0BEC5", "#B0BEC5", "#B0BEC5", "#B0BEC5", "#B0BEC5", "#B0BEC5", "#B0BEC5", "#B0BEC5", "#B0BEC5", "#B0BEC5", "#B0BEC5", "#B0BEC5", "#B0BEC5", "#B0BEC5", "#B0BEC5", "#B0BEC5", "#B0BEC5", "#B0BEC5", "#B0BEC5", "#B0BEC5", "#B0BEC5", "#B0BEC5", "#B0BEC5", "#B0BEC5", "#B0BEC5", "#B0BEC5", "#B0BEC5", "red", "#B0BEC5"]]}], "label": "Topic 37", "method": "update"}, {"args": [{"marker.color": [["#B0BEC5", "#B0BEC5", "#B0BEC5", "#B0BEC5", "#B0BEC5", "#B0BEC5", "#B0BEC5", "#B0BEC5", "#B0BEC5", "#B0BEC5", "#B0BEC5", "#B0BEC5", "#B0BEC5", "#B0BEC5", "#B0BEC5", "#B0BEC5", "#B0BEC5", "#B0BEC5", "#B0BEC5", "#B0BEC5", "#B0BEC5", "#B0BEC5", "#B0BEC5", "#B0BEC5", "#B0BEC5", "#B0BEC5", "#B0BEC5", "#B0BEC5", "#B0BEC5", "#B0BEC5", "#B0BEC5", "#B0BEC5", "#B0BEC5", "#B0BEC5", "#B0BEC5", "#B0BEC5", "#B0BEC5", "#B0BEC5", "red"]]}], "label": "Topic 38", "method": "update"}]}], "title": {"font": {"color": "Black", "size": 22}, "text": "<b>Intertopic Distance Map</b>", "x": 0.5, "xanchor": "center", "y": 0.95, "yanchor": "top"}, "width": 650, "xaxis": {"anchor": "y", "domain": [0, 1], "range": [-9.411, 20.98], "title": {"text": ""}, "visible": false}, "yaxis": {"anchor": "x", "domain": [0, 1], "range": [-10.35, 12.43], "title": {"text": ""}, "visible": false}}}
